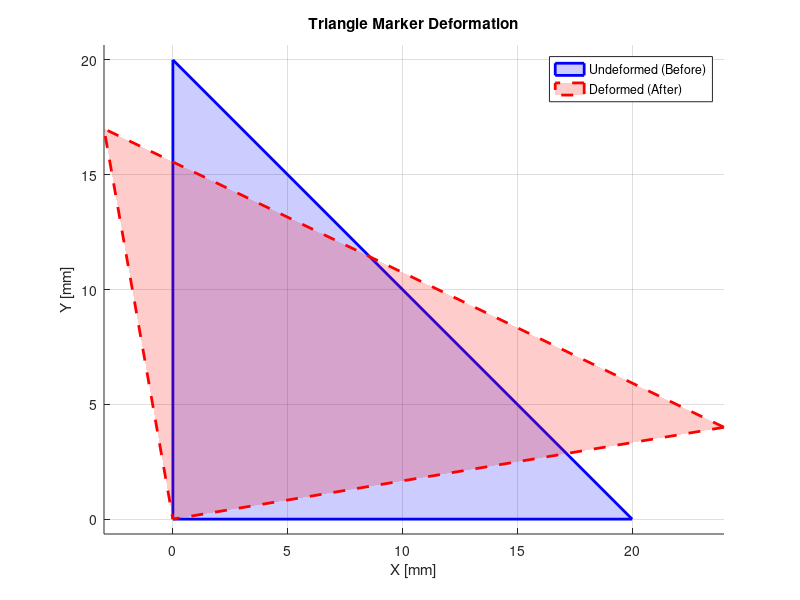

Here is the MATLAB script that generated this plot:
xA = 0; yA = 0; xB = 20; yB = 0; xC = 0; yC = 20;
xA_prime = 0; yA_prime = 0; xB_prime = 24; yB_prime = 4; xC_prime = -3; yC_prime = 17;
P_old = [xA, yA; xB, yB; xC, yC];
P_new = [xA_prime, yA_prime; xB_prime, yB_prime; xC_prime, yC_prime];
ux = [xA_prime-xA; xB_prime-xB; xC_prime-xC];
uy = [yA_prime-yA; yB_prime-yB; yC_prime-yC];
M = [ones(3,1), P_old]; % matrix [1, x, y]
a = M \ ux; % a = [a0; a1; a2]
b = M \ uy; % b = [b0; b1; b2]
a1 = a(2);
a2 = a(3);
b1 = b(2);
b2 = b(3);
E_xx = a1;
E_yy = b2;
E_xy = 0.5 * (a2 + b1);
E = [E_xx, E_xy; E_xy, E_yy]; % 2D cauchy tensor
angle_deg = 30;
theta = deg2rad(angle_deg); % rotate 30 degrees
R = [cos(theta), sin(theta); -sin(theta), cos(theta)];
E_new = R * E * R'; % strain tensor after rotation
figure;
hold on;
grid on;
axis equal; % blue solid line is undeformed
fill([xA, xB, xC], [yA, yB, yC], 'b', 'FaceAlpha', 0.2, 'EdgeColor', 'b', 'LineWidth', 2); % blue solid line is undeformed
fill([xA_prime, xB_prime, xC_prime], [yA_prime, yB_prime, yC_prime], 'r', 'FaceAlpha', 0.2, 'EdgeColor', 'r', 'LineWidth', 2, 'LineStyle', '--'); % red broken line is deformed
xlabel('X [mm]'); ylabel('Y [mm]');
title('Triangle Marker Deformation');
legend('Undeformed (Before)', 'Deformed (After)');
